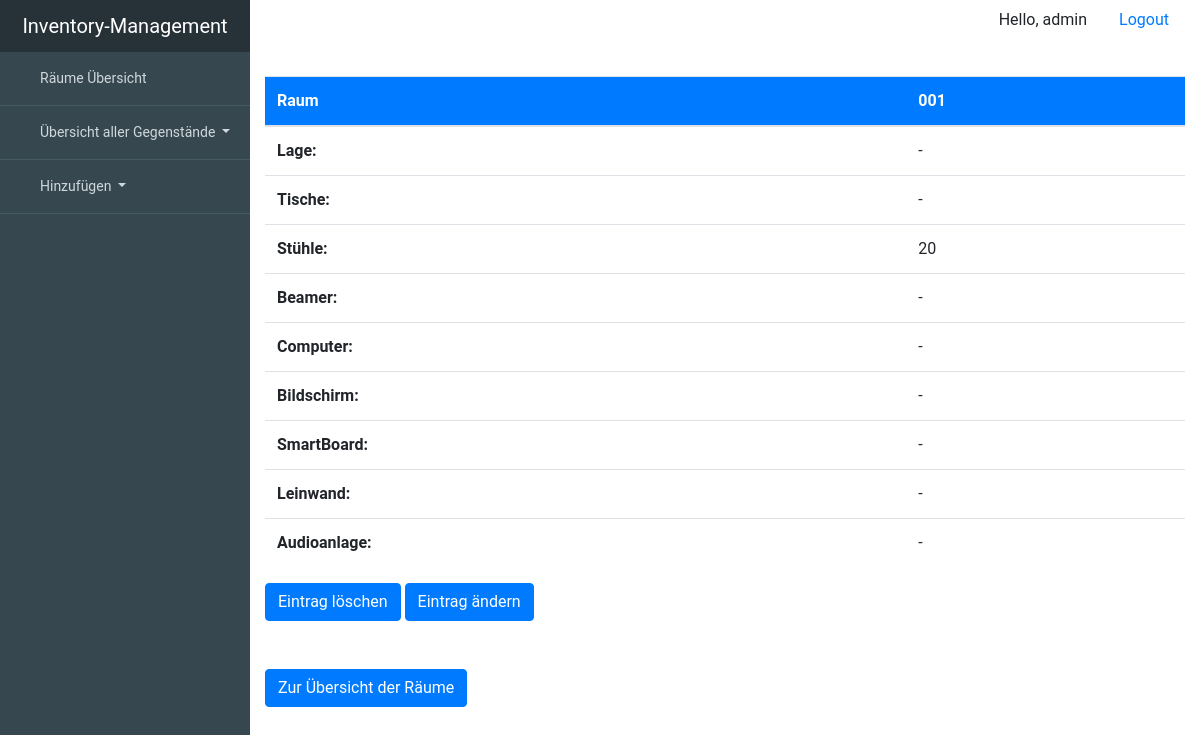
/room/001/ (signed in), run on the app's committed database.
### inventory_managementsentials/models.py (models this page shows, shortened)
class Room(models.Model):
    description = models.CharField(max_length=99, unique=True, primary_key=True)
    location = models.ForeignKey('Location', null=True, on_delete=models.SET_NULL, blank=True)
    blackboard = models.BooleanField(blank=True, null=True)
    chair = models.DecimalField(blank=True, max_digits=3, decimal_places=0, null=True)
    table = models.DecimalField(blank=True, max_digits=3, decimal_places=0, null=True)
    class Meta:
        verbose_name = "room"
        verbose_name_plural = "rooms"

### inventory_managementsentials/views.py (the view)
# urls.py: url(r'^room/(?P<pk>.+)/$', views.RoomDetailView.as_view(), name='room'),
class RoomDetailView(LoginRequiredMixin, generic.DetailView):
    login_url = 'inventory_managementsentials:login'
    template_name = 'inventory_managementsentials/room_detail.html'
    model = Room

### inventory_managementsentials/templates/inventory_managementsentials/room_detail.html (shortened to what this page needs)
{% extends "inventory_managementsentials/base.html" %}
{% block content %}
    <table class="table table-hover" style="margin-top: 20px ">
        <thead style="background-color: #007bff; color: #ffffff">
        <tr>
            <th scope="col">Raum</th>
            <th scope="col">{{ object.description }}</th>
        </tr>
        </thead>
        <tbody>
        <tr>
            <th scope="row">Lage:</th>
            <td>{{ object.location|default_if_none:'-' }}</td>
        </tr>
        <tr>
            <th scope="row>">Tische:</th>
            <td>{{ object.table|default_if_none:'-' }}</td>
        </tr>
        <tr>
            <th scope="row>">Stühle:</th>
            <td>{{ object.chair|default_if_none:'-' }}</td>
        </tr>
        <tr>
        <th scope="row">Beamer:</th>
            <td>
                {% if object.beamer_set.all %}
                    {% for beamer in object.beamer_set.all %}
                        <br>
                        Bezeichnung: {{ beamer.description }}<br>
                        Anschlüsse:
                            {% if beamer.HDMI %}HDMI,{% endif %}
                            {% if beamer.VGA %}VGA,{% endif %}
                            {% if beamer.DVI %}DVI,{% endif %}
                            {% if beamer.DB %}DB,{% endif %}
                            {% if beamer.USBTypeC %}USBTypeC,{% endif %}
                        <br>
                        Status:
                        {% if beamer.status == 'working' %}
                            Funktionsfähig
                        {% elif beamer.status == 'broken' %}
                            Defekt
                        {% else %}
                            -
                        {% endif %}
                        <br>
                        Garantiedauer:
                        {% if beamer.warranty_period %}
                            {{ beamer.warranty_period }} Jahre
                        {% else %}
                            -
                        {% endif %}
                        <br>
                        Einkaufsdatum: {{ beamer.date_of_purchase|default_if_none:'-' }}<br>
                        Preis:
                        {% if beamer.price %}
                            {{ beamer.price}}€
                        {% else %}
                            keine Angabe
                        {% endif %}
                        <br>
                        Marke: {{ beamer.brand|default_if_none:'-'}}<br>
                        Seriennummer: {{ beamer.serialnumber|default_if_none:'-'}}<br>
                        <br>
                    {% endfor %}
                {% else %}
                    -
                {% endif %}
            </td>
        </tr>
        <tr>
            <th scope="row">Computer:</th>
            <td>
                {% if object.computer_set.all %}
                    {% for computer in object.computer_set.all %}
                        <br>
                        Bezeichnung: {{ computer.description }}<br>
                        Status:
                            {% if computer.status == 'working' %}
                                Funktionsfähig
                            {% elif computer.status == 'broken' %}
                                Defekt
                            {% else %}
                                -
                            {% endif %}
                        <br>
                        Garantiedauer:
                            {% if computer.warranty_period %}
                                {{ computer.warranty_period }} Jahre
                            {% else %}
                                -
                            {% endif %}
                        <br>
                        Einkaufsdatum: {{ computer.date_of_purchase|default_if_none:'-' }}<br>
                        Preis:
                        {% if computer.price %}
                            {{ computer.price}}€
                        {% else %}
                            -
                        {% endif %}
                        <br>
                        Marke: {{ computer.brand|default_if_none:'-'}}<br>
                        Seriennummer: {{ computer.serialnumber|default_if_none:'-'}}<br>
                        <br>
                    {% endfor %}
                {% else %}
                    -
                {% endif %}
            </td>
        </tr>
        <tr>
            <th scope="row">Bildschirm:</th>
            <td>
                {% if object.screen_set.all%}
                    {% for screen in object.screen_set.all %}
                        <br>
                        Bezeichnung: {{ screen.description}}<br>
                        Format: {{ screen.screen_format|default_if_none:'-' }}<br>
                        Status:
                            {% if screen.status == 'working' %}
                                Funktionsfähig
                            {% elif screen.status == 'broken' %}
                                Defekt
                            {% else %}
                                -
                            {% endif %}
                        <br>
                        Garantiedauer:
                        {% if screen.warranty_period %}
                            {{ screen.warranty_period }} Jahre
                        {% else %}
                            -
                        {% endif %}
                        <br>
                        Einkaufsdatum: {{ screen.date_of_purchase|default_if_none:'-' }}<br>
                        Preis:
                        {% if screen.price %}
                            {{ screen.price}}€
                        {% else %}
                            -
                        {% endif %}
                        <br>
                        Marke: {{ screen.brand|default_if_none:'-'}}<br>
                        Seriennummer: {{ screen.serialnumber|default_if_none:'-'}}<br>
                        <br>
                {% endfor %}
            {% else %}
            -
            {% endif %}
            </td>
        </tr>
        <tr>
            <th scope="row">SmartBoard:</th>
            <td>
                {% if object.smartboard_set.all %}
                    {% for smartboard in object.smartboard_set.all %}
                        <br>
                        Bezeichnung: {{ smartboard.description }}<br>
                        Status:
                            {% if smartboard.status == 'working' %}
                                Funktionsfähig
                            {% elif smartboard.status == 'broken' %}
                                Defekt
                            {% else %}
                                -
                            {% endif %}
                        <br>
                        Garantiedauer:
                        {% if smartboard.warranty_period %}
                            {{ smartboard.warranty_period }} Jahre
                        {% else %}
                            -
                        {% endif %}
                        <br>
                        Einkaufsdatum: {{ smartboard.date_of_purchase|default_if_none:'-' }}<br>
                        Preis:
                        {% if smartboard.price %}
                            {{ smartboard.price}}€
                        {% else %}
                            -
                        {% endif %}
                        <br>
                        Marke: {{ smartboard.brand|default_if_none:'-'}}<br>
                        Seriennummer: {{ smartboard.serialnumber|default_if_none:'-'}}<br>
                        <br>
                    {% endfor %}
                {% else%}
                    -
                {% endif %}
            </td>
        </tr>
        <tr>
            <th scope="row">Leinwand:</th>
            <td>
                {% if object.canvas_set.all %}
                    {% for canvas in object.canvas_set.all %}
                        <br>
                        Bezeichnung: {{ canvas.description}}<br>
                        Format: {{ canvas.canvas_format|default_if_none:'-' }}<br>
                        Status:
                        {% if canvas.status %}
                            Funktionsfähig<br>
                        {% elif canvas.status == False %}
                            Kaputt<br>
                        {% else %}
                            -
                        {% endif %}
                        Garantiedauer:
                        {% if canvas.warranty_period %}
                            {{ canvas.warranty_period }} Jahre
                        {% else %}
                            -
                        {% endif %}
                        <br>
                        Einkaufsdatum: {{ canvas.date_of_purchase|default_if_none:'-' }}<br>
                        Preis:
                        {% if canvas.price %}
                             {{ canvas.price }}€
                        {% else %}
                            -
                        {% endif %}
                        <br>
                        Marke: {{ canvas.brand|default_if_none:'-'}}<br>
                        Seriennummer: {{ canvas.serialnumber|default_if_none:'-'}}<br>
                    {% endfor %}
                {% else%}
                    -
                {% endif %}
            </td>
        </tr>
        <tr>
            <th scope="row">Audioanlage:</th>
            <td>
                {% if object.speakerset_set.all %}
                    {% for speakerset in object.speakerset_set.all %}
                        Bezeichnung: {{ speakerset.description }}<br>
                        Anzahl an Lautsprecher: {{ speakerset.quantity|default_if_none:'-' }}<br>
                        Status:
                            {% if speakerset.status == 'working' %}
                                Funktionsfähig
                            {% elif speakerset.status == 'broken' %}
                                Defekt
                            {% else %}
                                -
                            {% endif %}
                        <br>
                        <br>
                        Garantiedauer:
                        {% if speakerset.warranty_period %}
                            {{ speakerset.warranty_period }} Jahre
                        {% else %}
                            -
                        {% endif %}
                        <br>
                        Einkaufsdatum: {{ speakerset.date_of_purchase|default_if_none:'-' }}<br>
                        Preis:
                        {% if speakerset.price %}
                             {{ speakerset.price}}€
                        {% else %}
                            -
                        {% endif %}
                        <br>
                        Marke: {{ speakerset.brand|default_if_none:'-'}}<br>
                        Seriennummer: {{ speakerset.serialnumber|default_if_none:'-'}}<br>
                    {% endfor %}
                {% else %}
                    -
                {% endif %}
        </tr>
        </tbody>
    </table>
        <div>
            <a href='/delete/room/{{ room.description }}' class="btn btn-primary">Eintrag löschen</a>
            <a href='/update/room/{{ room.description }}' class="btn btn-primary">Eintrag ändern</a>
        </div>
    <br>
    <br>
    <a href="{% url 'inventory_managementsentials:RoomView' %}" class="btn btn-primary">Zur Übersicht der Räume</a>
{% endblock %}

### inventory_managementsentials/templates/inventory_managementsentials/base.html (shortened to what this page needs)
{% load static %}
<!DOCTYPE html>
<html lang="de">
<head>
    <link rel="stylesheet"
          href="https://stackpath.bootstrapcdn.com/bootstrap/4.4.1/css/bootstrap.min.css"
>
</head>
<body>
<div id="viewport">
  <div id="sidebar">
    <header>
      <a href="#">Inventory-Management</a>
    </header>
    <ul class="nav flex-column">
      <li class="nav-item">
        <a class="nav-link" href="{% url 'inventory_managementsentials:RoomView' %}">
           Räume Übersicht
        </a>
      </li>
        <li class="nav-item dropdown">
      <a class="nav-link dropdown-toggle" href="#" id="navbardrop" data-toggle="dropdown">
          Übersicht aller Gegenstände
      </a>
    </li>
        <li class="nav-item dropdown">
      <a class="nav-link dropdown-toggle" href="#" id="navbardrop" data-toggle="dropdown">
          Hinzufügen
      </a>
    </li>
    </ul>
  </div>
      <div class="container">
        <ul class="nav justify-content-end">
            <li class="nav-item">
                <p class="nav-link">Hello, {{ request.user }}</p>
            </li>
          <li class="nav-item">
            <a class="nav-link" href="{% url 'inventory_managementsentials:logout' %}">Logout</a>
          </li>
        </ul>
      </div>
<div id="content">
    <div class="container-fluid">
      {% block content %}
      {% endblock content %}
    </div>
  </div>
</div>
</body>
</html>

### inventory_managementsentials/templates/inventory_managementsentials/base.html (style rules this page uses)
body { overflow-x: hidden; font-family: 'Roboto', sans-serif; font-size: 16px; }
#viewport { padding-left: 250px; -webkit-transition: all 0.5s ease; -moz-transition: all 0.5s ease; -o-transition: all 0.5s ease; transition: all 0.5s ease; }
#content { width: 100%; position: relative; margin-right: 0; }
#sidebar { z-index: 1000; position: fixed; left: 250px; width: 250px; height: 100%; margin-left: -250px; overflow-y: auto; background: #37474F; -webkit-transition: all 0.5s ease; -moz-transition: all 0.5s ease; -o-transition: all 0.5s ease; transition: all 0.5s ease; }
#sidebar header { background-color: #263238; font-size: 20px; line-height: 52px; text-align: center; }
#sidebar header a { color: #fff; display: block; text-decoration: none; }
#sidebar .nav a { background: none; border-bottom: 1px solid #455A64; color: #CFD8DC; font-size: 14px; padding: 16px 24px; }

### data on the page
Room: description "001", location "-", table "-", chair "20"

### other printed values
{{ request.user }} "admin"
